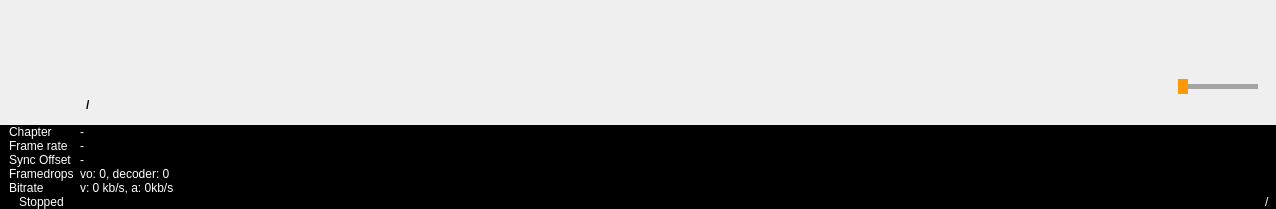
     <widget class="QWidget" name="bottomArea" native="true">
      <property name="autoFillBackground">
       <bool>true</bool>
      </property>
      <layout class="QVBoxLayout" name="bottomAreaLayout">
       <property name="spacing">
        <number>0</number>
       </property>
       <property name="sizeConstraint">
        <enum>QLayout::SizeConstraint::SetMinimumSize</enum>
       </property>
       <property name="leftMargin">
        <number>0</number>
       </property>
       <property name="topMargin">
        <number>0</number>
       </property>
       <property name="rightMargin">
        <number>0</number>
       </property>
       <property name="bottomMargin">
        <number>0</number>
       </property>
       <item>
        <widget class="QFrame" name="controlSection">
         <layout class="QVBoxLayout" name="controlSectionLayout">
          <property name="spacing">
           <number>0</number>
          </property>
          <property name="leftMargin">
           <number>0</number>
          </property>
          <property name="topMargin">
           <number>0</number>
          </property>
          <property name="rightMargin">
           <number>0</number>
          </property>
          <property name="bottomMargin">
           <number>0</number>
          </property>
          <item>
           <widget class="QWidget" name="seekbar" native="true">
            <property name="minimumSize">
             <size>
              <width>0</width>
              <height>50</height>
             </size>
            </property>
            <layout class="QHBoxLayout" name="seekbarLayout">
             <property name="leftMargin">
              <number>6</number>
             </property>
             <property name="rightMargin">
              <number>6</number>
             </property>
            </layout>
           </widget>
          </item>
          <item>
           <widget class="QWidget" name="controlbar" native="true">
            <property name="minimumSize">
             <size>
              <width>0</width>
              <height>75</height>
             </size>
            </property>
            <property name="maximumSize">
             <size>
              <width>16777215</width>
              <height>75</height>
             </size>
            </property>
            <layout class="QHBoxLayout" name="horizontalLayout_2">
             <item>
              <widget class="QWidget" name="widgetPlayer3" native="true">
               <property name="minimumSize">
                <size>
                 <width>0</width>
                 <height>75</height>
                </size>
               </property>
               <layout class="QHBoxLayout" name="horizontalLayout">
                <item>
                 <layout class="QVBoxLayout" name="LayoutPlayer3">
                  <property name="leftMargin">
                   <number>10</number>
                  </property>
                  <item>
                   <layout class="QHBoxLayout" name="horizontalSctionMediaInfo">
                    <property name="spacing">
                     <number>10</number>
                    </property>
                    <item>
                     <widget class="QPushButton" name="cover">
                      <property name="minimumSize">
                       <size>
                        <width>48</width>
                        <height>48</height>
                       </size>
                      </property>
                      <property name="maximumSize">
                       <size>
                        <width>60</width>
                        <height>60</height>
                       </size>
                      </property>
                      <property name="text">
                       <string/>
                      </property>
                      <property name="iconSize">
                       <size>
                        <width>60</width>
                        <height>60</height>
                       </size>
                      </property>
                      <property name="flat">
                       <bool>true</bool>
                      </property>
                     </widget>
                    </item>
                    <item>
                     <layout class="QVBoxLayout" name="verticalSectionMediaInfo">
                      <item>
                       <spacer name="verticalMediaInfoSpacer2">
                        <property name="orientation">
                         <enum>Qt::Orientation::Vertical</enum>
                        </property>
                        <property name="sizeType">
                         <enum>QSizePolicy::Policy::Fixed</enum>
                        </property>
                        <property name="sizeHint" stdset="0">
                         <size>
                          <width>64</width>
                          <height>5</height>
                         </size>
                        </property>
                       </spacer>
                      </item>
                      <item>
                       <widget class="QLabel" name="mediaTitle">
                        <property name="maximumSize">
                         <size>
                          <width>330</width>
                          <height>16777215</height>
                         </size>
                        </property>
                        <property name="font">
                         <font>
                          <pointsize>12</pointsize>
                          <bold>true</bold>
                         </font>
                        </property>
                        <property name="text">
                         <string/>
                        </property>
                       </widget>
                      </item>
                      <item>
                       <layout class="QVBoxLayout" name="durationControl">
                        <property name="sizeConstraint">
                         <enum>QLayout::SizeConstraint::SetMaximumSize</enum>
                        </property>
                        <item>
                         <layout class="QHBoxLayout" name="durationLayout">
                          <item>
                           <widget class="QLabel" name="slash">
                            <property name="minimumSize">
                             <size>
                              <width>0</width>
                              <height>0</height>
                             </size>
                            </property>
                            <property name="maximumSize">
                             <size>
                              <width>10</width>
                              <height>16777215</height>
                             </size>
                            </property>
                            <property name="font">
                             <font>
                              <bold>true</bold>
                             </font>
                            </property>
                            <property name="text">
                             <string>/</string>
                            </property>
                           </widget>
                          </item>
                          <item>
                           <spacer name="durationHorizontalSpacer">
                            <property name="orientation">
                             <enum>Qt::Orientation::Horizontal</enum>
                            </property>
                            <property name="sizeType">
                             <enum>QSizePolicy::Policy::Expanding</enum>
                            </property>
                            <property name="sizeHint" stdset="0">
                             <size>
                              <width>20</width>
                              <height>0</height>
                             </size>
                            </property>
                           </spacer>
                          </item>
                         </layout>
                        </item>
                       </layout>
                      </item>
                      <item>
                       <spacer name="verticalMediaInfoSpacer1">
                        <property name="orientation">
                         <enum>Qt::Orientation::Vertical</enum>
                        </property>
                        <property name="sizeType">
                         <enum>QSizePolicy::Policy::Fixed</enum>
                        </property>
                        <property name="sizeHint" stdset="0">
                         <size>
                          <width>66</width>
                          <height>13</height>
                         </size>
                        </property>
                       </spacer>
                      </item>
                     </layout>
                    </item>
                   </layout>
                  </item>
                  <item>
                   <spacer name="horizontalPlayer3Spacer1">
                    <property name="orientation">
                     <enum>Qt::Orientation::Horizontal</enum>
                    </property>
                    <property name="sizeType">
                     <enum>QSizePolicy::Policy::Expanding</enum>
                    </property>
                    <property name="sizeHint" stdset="0">
                     <size>
                      <width>310</width>
                      <height>0</height>
                     </size>
                    </property>
                   </spacer>
                  </item>
                 </layout>
                </item>
               </layout>
              </widget>
             </item>
             <item>
              <spacer name="controlbarSpacer1">
               <property name="orientation">
                <enum>Qt::Orientation::Horizontal</enum>
               </property>
               <property name="sizeType">
                <enum>QSizePolicy::Policy::Expanding</enum>
               </property>
               <property name="sizeHint" stdset="0">
                <size>
                 <width>20</width>
                 <height>20</height>
                </size>
               </property>
              </spacer>
             </item>
             <item>
              <layout class="QHBoxLayout" name="playerLayout1">
               <item>
                <widget class="QPushButton" name="shuffle">
                 <property name="enabled">
                  <bool>false</bool>
                 </property>
                 <property name="toolTip">
                  <string>Repeat</string>
                 </property>
                 <property name="icon">
                  <iconset resource="res.qrc">
                   <normaloff>:/images/theme/white/media-shuffle.svg</normaloff>:/images/theme/white/media-shuffle.svg</iconset>
                 </property>
                 <property name="iconSize">
                  <size>
                   <width>20</width>
                   <height>18</height>
                  </size>
                 </property>
                 <property name="checkable">
                  <bool>true</bool>
                 </property>
                 <property name="checked">
                  <bool>false</bool>
                 </property>
                 <property name="flat">
                  <bool>true</bool>
                 </property>
                </widget>
               </item>
               <item>
                <widget class="QPushButton" name="skipBackward">
                 <property name="enabled">
                  <bool>false</bool>
                 </property>
                 <property name="toolTip">
                  <string>Skip Backward</string>
                 </property>
                 <property name="icon">
                  <iconset>
                   <normalon>:/images/theme/black/go-previous.svg</normalon>
                  </iconset>
                 </property>
                 <property name="iconSize">
                  <size>
                   <width>20</width>
                   <height>18</height>
                  </size>
                 </property>
                 <property name="flat">
                  <bool>true</bool>
                 </property>
                </widget>
               </item>
               <item>
                <widget class="QPushButton" name="speedDecrease">
                 <property name="enabled">
                  <bool>false</bool>
                 </property>
                 <property name="toolTip">
                  <string>Speed Decrease</string>
                 </property>
                 <property name="icon">
                  <iconset>
                   <normalon>:/images/theme/black/media-seek-backward.svg</normalon>
                  </iconset>
                 </property>
                 <property name="iconSize">
                  <size>
                   <width>18</width>
                   <height>18</height>
                  </size>
                 </property>
                 <property name="flat">
                  <bool>true</bool>
                 </property>
                </widget>
               </item>
               <item>
                <widget class="QPushButton" name="play">
                 <property name="enabled">
                  <bool>false</bool>
                 </property>
                 <property name="toolTip">
                  <string>Play</string>
                 </property>
                 <property name="icon">
                  <iconset>
                   <normalon>:/images/theme/black/media-playback-start.svg</normalon>
                  </iconset>
                 </property>
                 <property name="iconSize">
                  <size>
                   <width>44</width>
                   <height>44</height>
                  </size>
                 </property>
                 <property name="flat">
                  <bool>true</bool>
                 </property>
                </widget>
               </item>
               <item>
                <widget class="QPushButton" name="pause">
                 <property name="enabled">
                  <bool>false</bool>
                 </property>
                 <property name="toolTip">
                  <string>Pause</string>
                 </property>
                 <property name="icon">
                  <iconset>
                   <normalon>:/images/theme/black/media-playback-pause.svg</normalon>
                  </iconset>
                 </property>
                 <property name="iconSize">
                  <size>
                   <width>44</width>
                   <height>44</height>
                  </size>
                 </property>
                 <property name="checkable">
                  <bool>true</bool>
                 </property>
                 <property name="flat">
                  <bool>true</bool>
                 </property>
                </widget>
               </item>
               <item>
                <widget class="QPushButton" name="speedIncrease">
                 <property name="enabled">
                  <bool>false</bool>
                 </property>
                 <property name="toolTip">
                  <string>Speed Increase</string>
                 </property>
                 <property name="icon">
                  <iconset>
                   <normalon>:/images/theme/black/media-seek-forward.svg</normalon>
                  </iconset>
                 </property>
                 <property name="iconSize">
                  <size>
                   <width>18</width>
                   <height>18</height>
                  </size>
                 </property>
                 <property name="flat">
                  <bool>true</bool>
                 </property>
                </widget>
               </item>
               <item>
                <widget class="QPushButton" name="skipForward">
                 <property name="enabled">
                  <bool>false</bool>
                 </property>
                 <property name="toolTip">
                  <string>Skip Forward</string>
                 </property>
                 <property name="icon">
                  <iconset>
                   <normalon>:/images/theme/black/go-next.svg</normalon>
                  </iconset>
                 </property>
                 <property name="iconSize">
                  <size>
                   <width>20</width>
                   <height>18</height>
                  </size>
                 </property>
                 <property name="flat">
                  <bool>true</bool>
                 </property>
                </widget>
               </item>
               <item>
                <widget class="QPushButton" name="stop">
                 <property name="enabled">
                  <bool>false</bool>
                 </property>
                 <property name="toolTip">
                  <string>Stop</string>
                 </property>
                 <property name="icon">
                  <iconset>
                   <normalon>:/images/theme/black/media-playback-stop.svg</normalon>
                  </iconset>
                 </property>
                 <property name="iconSize">
                  <size>
                   <width>18</width>
                   <height>18</height>
                  </size>
                 </property>
                 <property name="flat">
                  <bool>true</bool>
                 </property>
                </widget>
               </item>
               <item>
                <widget class="QPushButton" name="stepBackward">
                 <property name="enabled">
                  <bool>false</bool>
                 </property>
                 <property name="toolTip">
                  <string>Step Backward</string>
                 </property>
                 <property name="icon">
                  <iconset>
                   <normalon>:/images/theme/black/media-skip-backward.svg</normalon>
                  </iconset>
                 </property>
                 <property name="iconSize">
                  <size>
                   <width>18</width>
                   <height>18</height>
                  </size>
                 </property>
                 <property name="flat">
                  <bool>true</bool>
                 </property>
                </widget>
               </item>
               <item>
                <widget class="QPushButton" name="stepForward">
                 <property name="enabled">
                  <bool>false</bool>
                 </property>
                 <property name="toolTip">
                  <string>Step Forward</string>
                 </property>
                 <property name="icon">
                  <iconset>
                   <normalon>:/images/theme/black/media-skip-forward.svg</normalon>
                  </iconset>
                 </property>
                 <property name="iconSize">
                  <size>
                   <width>18</width>
                   <height>18</height>
                  </size>
                 </property>
                 <property name="flat">
                  <bool>true</bool>
                 </property>
                </widget>
               </item>
              </layout>
             </item>
             <item>
              <spacer name="controlbarSpacer2">
               <property name="orientation">
                <enum>Qt::Orientation::Horizontal</enum>
               </property>
               <property name="sizeHint" stdset="0">
                <size>
                 <width>20</width>
                 <height>20</height>
                </size>
               </property>
              </spacer>
             </item>
             <item>
              <widget class="QWidget" name="widgetPlayer2" native="true">
               <layout class="QHBoxLayout" name="horizontalLayout_3">
                <item>
                 <layout class="QVBoxLayout" name="playerLayout2">
                  <item>
                   <layout class="QHBoxLayout" name="horizontalLayoutPlayer2">
                    <item>
                     <spacer name="horizontalPlayer2Space2">
                      <property name="orientation">
                       <enum>Qt::Orientation::Horizontal</enum>
                      </property>
                      <property name="sizeHint" stdset="0">
                       <size>
                        <width>40</width>
                        <height>20</height>
                       </size>
                      </property>
                     </spacer>
                    </item>
                    <item>
                     <widget class="QPushButton" name="loopA">
                      <property name="enabled">
                       <bool>false</bool>
                      </property>
                      <property name="toolTip">
                       <string>Set Loop Start</string>
                      </property>
                      <property name="icon">
                       <iconset>
                        <normalon>:/images/theme/black/zone-in.svg</normalon>
                       </iconset>
                      </property>
                      <property name="iconSize">
                       <size>
                        <width>20</width>
                        <height>18</height>
                       </size>
                      </property>
                      <property name="flat">
                       <bool>true</bool>
                      </property>
                     </widget>
                    </item>
                    <item>
                     <widget class="QPushButton" name="loopB">
                      <property name="enabled">
                       <bool>false</bool>
                      </property>
                      <property name="toolTip">
                       <string>Set Loop End</string>
                      </property>
                      <property name="icon">
                       <iconset>
                        <normalon>:/images/theme/black/zone-out.svg</normalon>
                       </iconset>
                      </property>
                      <property name="iconSize">
                       <size>
                        <width>20</width>
                        <height>18</height>
                       </size>
                      </property>
                      <property name="flat">
                       <bool>true</bool>
                      </property>
                     </widget>
                    </item>
                    <item>
                     <widget class="QPushButton" name="subs">
                      <property name="enabled">
                       <bool>false</bool>
                      </property>
                      <property name="icon">
                       <iconset>
                        <normalon>:/images/theme/black/view-media-subtitles.svg</normalon>
                       </iconset>
                      </property>
                      <property name="iconSize">
                       <size>
                        <width>18</width>
                        <height>18</height>
                       </size>
                      </property>
                      <property name="checkable">
                       <bool>true</bool>
                      </property>
                      <property name="flat">
                       <bool>true</bool>
                      </property>
                     </widget>
                    </item>
                    <item>
                     <widget class="QPushButton" name="fullscreen">
                      <property name="enabled">
                       <bool>false</bool>
                      </property>
                      <property name="toolTip">
                       <string>&lt;html&gt;&lt;head/&gt;&lt;body&gt;&lt;p&gt;FullScreen&lt;/p&gt;&lt;/body&gt;&lt;/html&gt;</string>
                      </property>
                      <property name="icon">
                       <iconset resource="res.qrc">
                        <normaloff>:/images/theme/white/fullscreen.svg</normaloff>:/images/theme/white/fullscreen.svg</iconset>
                      </property>
                      <property name="iconSize">
                       <size>
                        <width>20</width>
                        <height>18</height>
                       </size>
                      </property>
                      <property name="flat">
                       <bool>true</bool>
                      </property>
                     </widget>
                    </item>
                    <item>
                     <widget class="QPushButton" name="library">
                      <property name="enabled">
                       <bool>false</bool>
                      </property>
                      <property name="toolTip">
                       <string>&lt;html&gt;&lt;head/&gt;&lt;body&gt;&lt;p&gt;Library&lt;/p&gt;&lt;/body&gt;&lt;/html&gt;</string>
                      </property>
                      <property name="icon">
                       <iconset resource="res.qrc">
                        <normaloff>:/images/theme/white/media-library.svg</normaloff>:/images/theme/white/media-library.svg</iconset>
                      </property>
                      <property name="iconSize">
                       <size>
                        <width>20</width>
                        <height>18</height>
                       </size>
                      </property>
                      <property name="checkable">
                       <bool>true</bool>
                      </property>
                      <property name="checked">
                       <bool>false</bool>
                      </property>
                      <property name="flat">
                       <bool>true</bool>
                      </property>
                     </widget>
                    </item>
                    <item>
                     <widget class="QPushButton" name="mute">
                      <property name="enabled">
                       <bool>false</bool>
                      </property>
                      <property name="icon">
                       <iconset resource="res.qrc">
                        <normaloff>:/images/theme/black/player-volume.svg</normaloff>
                        <normalon>:/images/theme/black/player-volume-muted.svg</normalon>:/images/theme/black/player-volume.svg</iconset>
                      </property>
                      <property name="iconSize">
                       <size>
                        <width>18</width>
                        <height>18</height>
                       </size>
                      </property>
                      <property name="checkable">
                       <bool>true</bool>
                      </property>
                      <property name="flat">
                       <bool>true</bool>
                      </property>
                     </widget>
                    </item>
                    <item>
                     <widget class="QSlider" name="sliderVolumenPrototipe">
                      <property name="maximumSize">
                       <size>
                        <width>80</width>
                        <height>16777215</height>
                       </size>
                      </property>
                      <property name="styleSheet">
                       <string notr="true">QSlider::groove:horizontal {
	height: 5px;
	background: #fd9905;
}
QSlider::groove:horizontal:hover {
    background-color: #fd9905;

}
QSlider::handle:horizontal {
        background: #fd9905;
        width: 10px;      
        margin: -5px 0;
        border-radius: 10px;
}

QSlider::add-page:horizontal {
  background: #a5a4a4;
}</string>
                      </property>
                      <property name="maximum">
                       <number>130</number>
                      </property>
                      <property name="singleStep">
                       <number>10</number>
                      </property>
                      <property name="orientation">
                       <enum>Qt::Orientation::Horizontal</enum>
                      </property>
                     </widget>
                    </item>
                   </layout>
                  </item>
                  <item>
                   <spacer name="horizontalPlayer2Space">
                    <property name="orientation">
                     <enum>Qt::Orientation::Horizontal</enum>
                    </property>
                    <property name="sizeHint" stdset="0">
                     <size>
                      <width>270</width>
                      <height>0</height>
                     </size>
                    </property>
                   </spacer>
                  </item>
                 </layout>
                </item>
               </layout>
              </widget>
             </item>
            </layout>
           </widget>
          </item>
         </layout>
        </widget>
       </item>
       <item>
        <widget class="QFrame" name="infoSection">
         <property name="styleSheet">
          <string notr="true">color: rgb(255, 255, 255);
 background-color: rgb(0, 0, 0);</string>
         </property>
         <property name="frameShape">
          <enum>QFrame::Shape::NoFrame</enum>
         </property>
         <property name="frameShadow">
          <enum>QFrame::Shadow::Raised</enum>
         </property>
         <layout class="QVBoxLayout" name="infoSectionLayout">
          <property name="spacing">
           <number>0</number>
          </property>
          <property name="leftMargin">
           <number>0</number>
          </property>
          <property name="topMargin">
           <number>0</number>
          </property>
          <property name="rightMargin">
           <number>0</number>
          </property>
          <property name="bottomMargin">
           <number>0</number>
          </property>
          <item>
           <widget class="QWidget" name="infoStats" native="true">
            <layout class="QFormLayout" name="infoStatsLayout">
             <property name="verticalSpacing">
              <number>0</number>
             </property>
             <property name="topMargin">
              <number>0</number>
             </property>
             <property name="bottomMargin">
              <number>0</number>
             </property>
             <item row="0" column="0">
              <widget class="QLabel" name="chapterLabel">
               <property name="text">
                <string>Chapter</string>
               </property>
              </widget>
             </item>
             <item row="1" column="0">
              <widget class="QLabel" name="framerateLabel">
               <property name="text">
                <string>Frame rate</string>
               </property>
              </widget>
             </item>
             <item row="1" column="1">
              <widget class="QLabel" name="framerate">
               <property name="text">
                <string notr="true">-</string>
               </property>
              </widget>
             </item>
             <item row="2" column="0">
              <widget class="QLabel" name="avsyncLabel">
               <property name="text">
                <string>Sync Offset</string>
               </property>
              </widget>
             </item>
             <item row="2" column="1">
              <widget class="QLabel" name="avsync">
               <property name="text">
                <string notr="true">-</string>
               </property>
              </widget>
             </item>
             <item row="3" column="0">
              <widget class="QLabel" name="framedropsLabel">
               <property name="text">
                <string>Framedrops</string>
               </property>
              </widget>
             </item>
             <item row="3" column="1">
              <widget class="QLabel" name="framedrops">
               <property name="text">
                <string>vo: 0, decoder: 0</string>
               </property>
              </widget>
             </item>
             <item row="4" column="0">
              <widget class="QLabel" name="bitrateLabel">
               <property name="text">
                <string>Bitrate</string>
               </property>
              </widget>
             </item>
             <item row="4" column="1">
              <widget class="QLabel" name="bitrate">
               <property name="text">
                <string notr="true">v: 0 kb/s, a: 0kb/s</string>
               </property>
              </widget>
             </item>
             <item row="0" column="1">
              <widget class="QLabel" name="chapter">
               <property name="text">
                <string notr="true">-</string>
               </property>
              </widget>
             </item>
            </layout>
           </widget>
          </item>
          <item>
           <widget class="QWidget" name="statusbar" native="true">
            <layout class="QHBoxLayout" name="statusbarLayout" stretch="0,1,0">
             <property name="leftMargin">
              <number>6</number>
             </property>
             <property name="topMargin">
              <number>0</number>
             </property>
             <property name="rightMargin">
              <number>6</number>
             </property>
             <property name="bottomMargin">
              <number>0</number>
             </property>
             <item>
              <widget class="QLabel" name="tinyicon">
               <property name="pixmap">
                <pixmap resource="res.qrc">:/images/icon/tinyicon.svg</pixmap>
               </property>
              </widget>
             </item>
             <item>
              <widget class="QLabel" name="status">
               <property name="text">
                <string>Stopped</string>
               </property>
              </widget>
             </item>
             <item>
              <widget class="QLabel" name="timeGap">
               <property name="text">
                <string notr="true">/</string>
               </property>
              </widget>
             </item>
            </layout>
           </widget>
          </item>
         </layout>
        </widget>
       </item>
      </layout>
     </widget>
